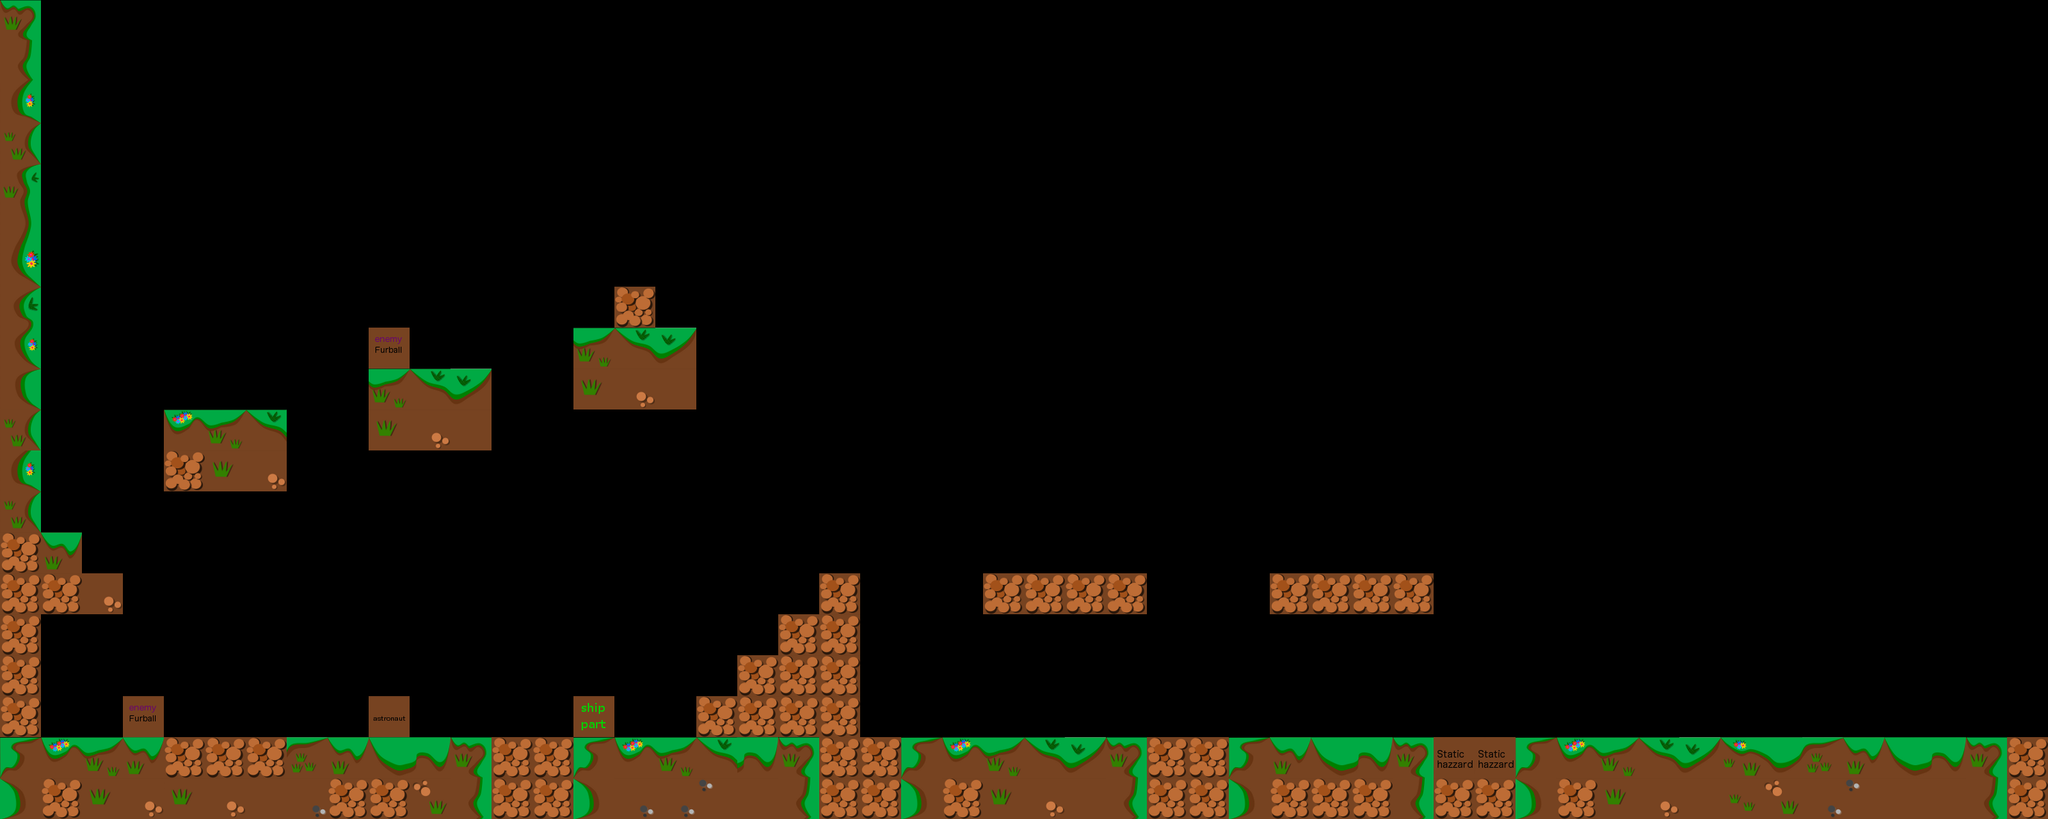

Below is a game level as drawn by its tile map, then a one-line description and the .tmx that defines it (tile-layer data replaced by summaries):
An orthogonal 50x20 tile map with 60x60 px tiles, 5 tile layers (walls, enemies, animated, player, ...).

<map version="1.0" orientation="orthogonal" width="50" height="20" tilewidth="60" tileheight="60">
 <properties>
  <property name="bg_layer1" value="florest_bg1" />
  <property name="bg_layer2" value="florest_bg2" />
  <property name="bg_layer3" value="florest_bg3" />
 </properties>
 <tileset firstgid="1" name="official_60" tilewidth="60" tileheight="60">
  <image source="official_60.png" width="720" height="660" />
  <tile id="25">
   <properties>
    <property name="name" value="furball" />
   </properties>
  </tile>
  <tile id="26">
   <properties>
    <property name="collision" value="1" />
    <property name="name" value="coin_frm" />
    <property name="type" value="4" />
   </properties>
  </tile>
  <tile id="27">
   <properties>
    <property name="collision" value="1" />
    <property name="name" value="shippart_frm" />
    <property name="type" value="3" />
   </properties>
  </tile>
  <tile id="37">
   <properties>
    <property name="name" value="player" />
   </properties>
  </tile>
  <tile id="38">
   <properties>
    <property name="collision" value="0" />
    <property name="name" value="anim_florest_flower" />
    <property name="type" value="0" />
   </properties>
  </tile>
 </tileset>
 <layer name="walls" width="50" height="20">
  <data>[1000 cells, 158 non-empty, 32 distinct tile ids]</data>
 </layer>
 <layer name="enemies" width="50" height="20">
  <data>[1000 cells, 2 non-empty, 1 distinct tile ids]</data>
 </layer>
 <layer name="animated" width="50" height="20">
  <data>[1000 cells, 1 non-empty, 1 distinct tile ids]</data>
 </layer>
 <layer name="player" width="50" height="20">
  <data>[1000 cells, 1 non-empty, 1 distinct tile ids]</data>
 </layer>
 <layer name="hazzards" width="50" height="20">
  <data>[1000 cells, 2 non-empty, 1 distinct tile ids]</data>
 </layer>
</map>